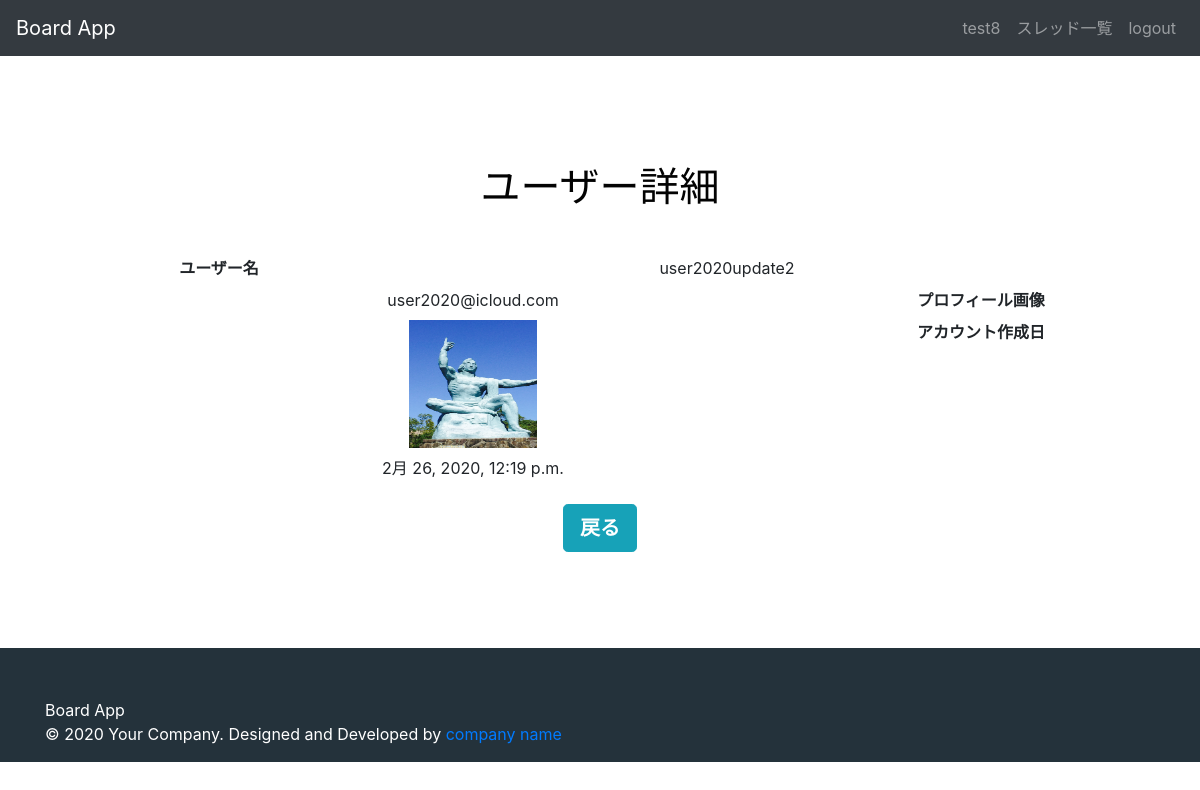
The app's page /DjangoApp1/board/users/12/ (signed in) with its own data.
### board/models.py (models this page shows, shortened)
class User(AbstractBaseUser, PermissionsMixin):
    class Meta:
        verbose_name = 'ユーザ'
        verbose_name_plural = 'ユーザ'
    email = models.EmailField('メールアドレス', max_length=150, null = False, blank=False, unique = True)
    name = models.CharField('名前', max_length=150, null = False, blank=False)
    picture = models.ImageField(verbose_name = 'プロフィール画像', upload_to='profiles/', blank=True, null=True)
    is_staff = models.BooleanField(
        '管理者',
        default=False,
        help_text=_(
            'Designates whether the user can log into this admin site.'),
    )
    is_active = models.BooleanField(
        '有効',
        default=True,
        help_text=_(
            'Designates whether this user should be treated as active. '
            'Unselect this instead of deleting accounts.'
        ),
    )
    date_joined = models.DateTimeField(_('date joined'), default=timezone.now)
    objects = MyUserManager()
    EMAIL_FIELD = 'email'
    USERNAME_FIELD = 'email'
    REQUIRED_FIELDS = ['name',]

### board/views.py (the view)
# urls.py: path("users/<int:pk>/", views.UserDetailView.as_view(), name="user_detail"),
class UserDetailView(LoginRequiredMixin, generic.DetailView):
    model = User
    template_name = 'board/user_detail.html'

### templates/board/user_detail.html (shortened to what this page needs)
{% extends "board/base.html" %}
{% block content %}
<div class="container-fluid">
    <div class="container">
        <div class="jumbotron">
            <h1>ユーザー詳細</h1>
            <dl class="row">
                <dt class="col-sm-3">ユーザー名</dt>
                <dd class="col-sm-9">{{ user.name }}</dd>
                <dd class="col-sm-9">{{ user.email }}</dd>
                <dt class="col-sm-3">プロフィール画像</dt>
                <dd class="col-sm-9"><img src="/../../media/{{ user.picture }}" width="128" height="128" alt="プロフィール画像">
                </dd>
                <dt class="col-sm-3">アカウント作成日</dt>
                <dd class="col-sm-9">{{ user.date_joined }}</dd>
            </dl>
            {% if user.pk == request.user.pk %}
            <a class="btn btn-info btn-lg" role="button" href="{% url 'board:user_update' user.pk  %}">編集</a>
            {% else %}
            <a class="btn btn-info btn-lg" role="button" href="{% url 'board:post_list' %}">戻る</a>
            {% endif %}
        </div>
    </div>
</div>
{% endblock content %}

### templates/board/base.html (shortened to what this page needs)
{% load i18n static %}
<!DOCTYPE html>{% get_current_language as LANGUAGE_CODE %}
<html lang="{{ LANGUAGE_CODE|default:"ja" }}">
<head>
    <link rel="stylesheet" href="{% static 'board/css/bootstrap.min.css' %}">
    <link rel="stylesheet" href="{% static 'board/css/style.css' %}">
</head>
<body>
    <header>
        <nav class="navbar navbar-expand-lg fixed-top navbar-dark bg-dark">
            {% if request.user.is_authenticated %}
            <a class="navbar-brand app-name" href="{% url 'board:thread_list' %}">Board App</a>
            {% else %}
            <a class="navbar-brand app-name" href="{% url 'board:lp' %}">Board App</a>
            {% endif %}
            <div class="collapse navbar-collapse" id="navbarSupportedContent">
                <ul class="navbar-nav">
                    {% if request.user.is_authenticated %}
                    <li class="nav-item">
                        <a class="nav-link"
                            href="{% url 'board:user_detail' request.user.pk %}">{{ request.user.name }}</a>
                    </li>
                    <li class="nav-item">
                        <a class="nav-link" href="{% url 'board:thread_list' %}">スレッド一覧</a>
                    </li>
                    <li class="nav-item">
                        <a class="nav-link" href="{% url 'board:logout' %}">logout</a>
                    </li>
                    {% endif %}
                </ul>
            </div>
        </nav>
    </header>
    <div class="container">
        {% block content %}{% endblock %}
    </div>
    <footer>
        <div class="container">
            <div class="row">
                <div class="col-md-8">
                    <a class="text-white" href="{% url 'board:lp' %}">Board App</a>
                    <p>© 2020 Your Company. Designed and Developed by <a target="_blank" href="#">company name</a></p>
                </div>
            </div>
        </div>
    </footer>
</body>
</html>

### board/static/board/css/style.css (style rules this page uses)
body { padding-top: 100px; }
li { list-style-type: none; }
h1, h2, h3, h4, h5, h6 { font-family: 'Roboto Slab', serif; }
h1, h2, h3, h4, h5, h6 { margin-bottom: 1.1em; }
.nav-link { color: #fff; }
.jumbotron { background: none; text-align: center; }
.jumbotron h1, .jumbotron h2, .jumbotron h3, .jumbotron h4, .jumbotron h5, .jumbotron h6, .jumbotron small { color: rgb(3, 3, 3); }
.btn { font-weight: 700; -moz-user-select: none; -webkit-user-select: none; user-select: none; cursor: pointer; }
footer { background-color: rgba(36, 50, 59, 1); padding-top: 50px; }
footer h1, footer h2, footer h3, footer h4, footer h5, footer h6, footer p { color: #FFFFFF; }

### records on screen
User: user.name "test8"
User: name "user2020update2", email "user2020@icloud.com", picture (picture), date_joined "2月 26, 2020, 12:19 p.m."
